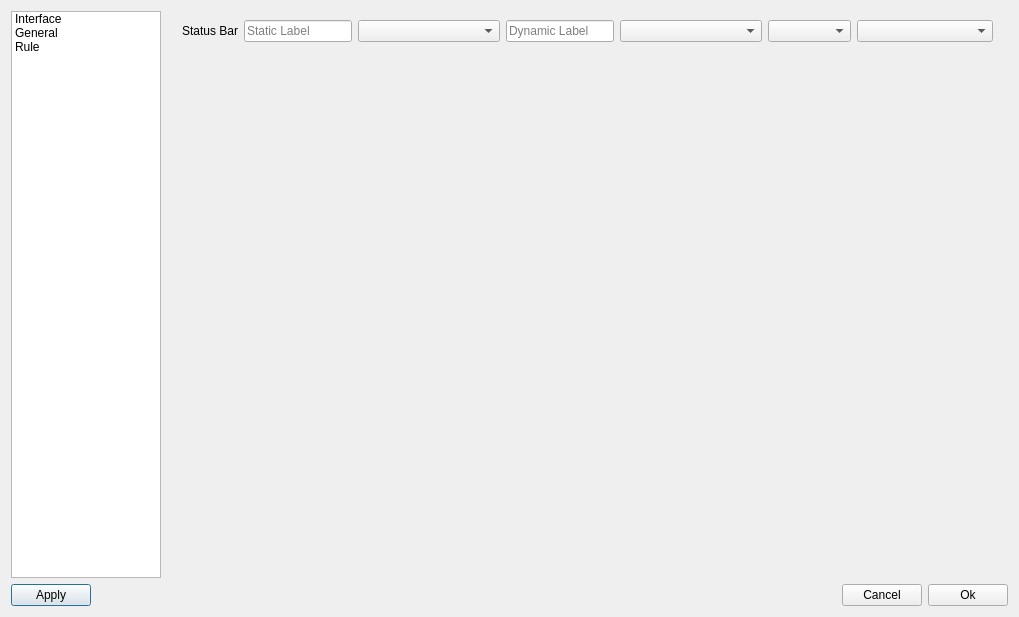
<?xml version="1.0" encoding="UTF-8"?>
<ui version="4.0">
 <class>Preferences</class>
 <widget class="QDialog" name="Preferences">
  <property name="geometry">
   <rect>
    <x>0</x>
    <y>0</y>
    <width>1019</width>
    <height>617</height>
   </rect>
  </property>
  <layout class="QGridLayout" name="gridLayout_2">
   <item row="0" column="0">
    <widget class="QListWidget" name="listWidget">
     <property name="sizePolicy">
      <sizepolicy hsizetype="Fixed" vsizetype="Expanding">
       <horstretch>0</horstretch>
       <verstretch>0</verstretch>
      </sizepolicy>
     </property>
     <property name="maximumSize">
      <size>
       <width>150</width>
       <height>16777215</height>
      </size>
     </property>
     <item>
      <property name="text">
       <string>Interface</string>
      </property>
     </item>
     <item>
      <property name="text">
       <string>General</string>
      </property>
     </item>
     <item>
      <property name="text">
       <string>Rule</string>
      </property>
     </item>
    </widget>
   </item>
   <item row="1" column="0" colspan="4">
    <layout class="QHBoxLayout" name="horizontalLayout">
     <item>
      <widget class="QPushButton" name="pBtnApply">
       <property name="text">
        <string>Apply</string>
       </property>
      </widget>
     </item>
     <item>
      <spacer name="horizontalSpacer">
       <property name="orientation">
        <enum>Qt::Horizontal</enum>
       </property>
       <property name="sizeHint" stdset="0">
        <size>
         <width>40</width>
         <height>20</height>
        </size>
       </property>
      </spacer>
     </item>
     <item>
      <widget class="QPushButton" name="pBtnCancel">
       <property name="text">
        <string>Cancel</string>
       </property>
      </widget>
     </item>
     <item>
      <widget class="QPushButton" name="pBtnOk">
       <property name="text">
        <string>Ok</string>
       </property>
      </widget>
     </item>
    </layout>
   </item>
   <item row="0" column="2">
    <widget class="QStackedWidget" name="stackedWidget">
     <property name="currentIndex">
      <number>2</number>
     </property>
     <widget class="QWidget" name="page">
      <layout class="QGridLayout" name="gridLayout">
       <item row="4" column="1">
        <widget class="QComboBox" name="comboSeparator"/>
       </item>
       <item row="5" column="1">
        <spacer name="verticalSpacer">
         <property name="orientation">
          <enum>Qt::Vertical</enum>
         </property>
         <property name="sizeHint" stdset="0">
          <size>
           <width>20</width>
           <height>367</height>
          </size>
         </property>
        </spacer>
       </item>
       <item row="0" column="1">
        <widget class="QComboBox" name="comboTheme"/>
       </item>
       <item row="2" column="0">
        <widget class="QLabel" name="label_6">
         <property name="text">
          <string>Date Time</string>
         </property>
        </widget>
       </item>
       <item row="3" column="0" rowspan="2">
        <widget class="QLabel" name="label_11">
         <property name="text">
          <string>Separator</string>
         </property>
        </widget>
       </item>
       <item row="0" column="0">
        <widget class="QLabel" name="label_4">
         <property name="text">
          <string>Theme</string>
         </property>
        </widget>
       </item>
       <item row="1" column="1">
        <widget class="QComboBox" name="comboLanguage"/>
       </item>
       <item row="1" column="0">
        <widget class="QLabel" name="label_5">
         <property name="text">
          <string>Language</string>
         </property>
        </widget>
       </item>
       <item row="2" column="1" rowspan="2">
        <widget class="QComboBox" name="comboDateTime"/>
       </item>
       <item row="0" column="2" colspan="2">
        <spacer name="horizontalSpacer_2">
         <property name="orientation">
          <enum>Qt::Horizontal</enum>
         </property>
         <property name="sizeHint" stdset="0">
          <size>
           <width>482</width>
           <height>23</height>
          </size>
         </property>
        </spacer>
       </item>
       <item row="1" column="2" colspan="2">
        <spacer name="horizontalSpacer_3">
         <property name="orientation">
          <enum>Qt::Horizontal</enum>
         </property>
         <property name="sizeHint" stdset="0">
          <size>
           <width>482</width>
           <height>23</height>
          </size>
         </property>
        </spacer>
       </item>
       <item row="4" column="2" colspan="2">
        <spacer name="horizontalSpacer_12">
         <property name="orientation">
          <enum>Qt::Horizontal</enum>
         </property>
         <property name="sizeHint" stdset="0">
          <size>
           <width>440</width>
           <height>20</height>
          </size>
         </property>
        </spacer>
       </item>
       <item row="2" column="2" rowspan="2">
        <widget class="QCheckBox" name="checkHideTime">
         <property name="text">
          <string>Hide Time</string>
         </property>
        </widget>
       </item>
       <item row="2" column="3" rowspan="2">
        <spacer name="horizontalSpacer_11">
         <property name="orientation">
          <enum>Qt::Horizontal</enum>
         </property>
         <property name="sizeHint" stdset="0">
          <size>
           <width>440</width>
           <height>23</height>
          </size>
         </property>
        </spacer>
       </item>
      </layout>
     </widget>
     <widget class="QWidget" name="page_2">
      <layout class="QGridLayout" name="gridLayout_3">
       <item row="5" column="2">
        <widget class="QSpinBox" name="spinRateDecimal"/>
       </item>
       <item row="5" column="0">
        <widget class="QLabel" name="label_9">
         <property name="text">
          <string>Rate Decimal</string>
         </property>
        </widget>
       </item>
       <item row="1" column="4">
        <spacer name="horizontalSpacer_7">
         <property name="orientation">
          <enum>Qt::Horizontal</enum>
         </property>
         <property name="sizeHint" stdset="0">
          <size>
           <width>332</width>
           <height>20</height>
          </size>
         </property>
        </spacer>
       </item>
       <item row="4" column="2">
        <widget class="QSpinBox" name="spinValueDecimal"/>
       </item>
       <item row="1" column="2">
        <widget class="QPushButton" name="pBtnDocumentDir">
         <property name="text">
          <string/>
         </property>
        </widget>
       </item>
       <item row="5" column="3" colspan="2">
        <spacer name="horizontalSpacer_9">
         <property name="orientation">
          <enum>Qt::Horizontal</enum>
         </property>
         <property name="sizeHint" stdset="0">
          <size>
           <width>411</width>
           <height>28</height>
          </size>
         </property>
        </spacer>
       </item>
       <item row="1" column="3">
        <widget class="QPushButton" name="pBtnResetDocumentDir">
         <property name="text">
          <string>Reset</string>
         </property>
        </widget>
       </item>
       <item row="0" column="2">
        <widget class="QComboBox" name="comboBaseUnit"/>
       </item>
       <item row="3" column="3" rowspan="2" colspan="2">
        <spacer name="horizontalSpacer_8">
         <property name="orientation">
          <enum>Qt::Horizontal</enum>
         </property>
         <property name="sizeHint" stdset="0">
          <size>
           <width>332</width>
           <height>20</height>
          </size>
         </property>
        </spacer>
       </item>
       <item row="4" column="0">
        <widget class="QLabel" name="label_8">
         <property name="text">
          <string>Value Decimal</string>
         </property>
        </widget>
       </item>
       <item row="0" column="0">
        <widget class="QLabel" name="label">
         <property name="text">
          <string>Base Unit</string>
         </property>
        </widget>
       </item>
       <item row="1" column="0">
        <widget class="QLabel" name="label_7">
         <property name="text">
          <string>Document Dir</string>
         </property>
        </widget>
       </item>
       <item row="6" column="0">
        <spacer name="verticalSpacer_2">
         <property name="orientation">
          <enum>Qt::Vertical</enum>
         </property>
         <property name="sizeHint" stdset="0">
          <size>
           <width>20</width>
           <height>285</height>
          </size>
         </property>
        </spacer>
       </item>
       <item row="0" column="3" colspan="2">
        <spacer name="horizontalSpacer_5">
         <property name="orientation">
          <enum>Qt::Horizontal</enum>
         </property>
         <property name="sizeHint" stdset="0">
          <size>
           <width>411</width>
           <height>23</height>
          </size>
         </property>
        </spacer>
       </item>
      </layout>
     </widget>
     <widget class="QWidget" name="page_3">
      <layout class="QGridLayout" name="gridLayout_4">
       <item row="0" column="0">
        <layout class="QHBoxLayout" name="horizontalLayout_2">
         <item>
          <widget class="QLabel" name="label_2">
           <property name="text">
            <string>Status Bar</string>
           </property>
          </widget>
         </item>
         <item>
          <widget class="QLineEdit" name="lineStatic">
           <property name="sizePolicy">
            <sizepolicy hsizetype="Preferred" vsizetype="Fixed">
             <horstretch>0</horstretch>
             <verstretch>0</verstretch>
            </sizepolicy>
           </property>
           <property name="placeholderText">
            <string>Static Label</string>
           </property>
          </widget>
         </item>
         <item>
          <widget class="QComboBox" name="comboStatic">
           <property name="sizePolicy">
            <sizepolicy hsizetype="Expanding" vsizetype="Fixed">
             <horstretch>0</horstretch>
             <verstretch>0</verstretch>
            </sizepolicy>
           </property>
           <property name="placeholderText">
            <string>Static Node</string>
           </property>
          </widget>
         </item>
         <item>
          <widget class="QLineEdit" name="lineDynamic">
           <property name="sizePolicy">
            <sizepolicy hsizetype="Preferred" vsizetype="Fixed">
             <horstretch>0</horstretch>
             <verstretch>0</verstretch>
            </sizepolicy>
           </property>
           <property name="placeholderText">
            <string>Dynamic Label</string>
           </property>
          </widget>
         </item>
         <item>
          <widget class="QComboBox" name="comboDynamicLhs">
           <property name="sizePolicy">
            <sizepolicy hsizetype="Expanding" vsizetype="Fixed">
             <horstretch>0</horstretch>
             <verstretch>0</verstretch>
            </sizepolicy>
           </property>
           <property name="placeholderText">
            <string>Dynamic Node Lhs</string>
           </property>
          </widget>
         </item>
         <item>
          <widget class="QComboBox" name="comboOperation">
           <property name="sizePolicy">
            <sizepolicy hsizetype="Preferred" vsizetype="Fixed">
             <horstretch>0</horstretch>
             <verstretch>0</verstretch>
            </sizepolicy>
           </property>
           <property name="placeholderText">
            <string>Operation</string>
           </property>
          </widget>
         </item>
         <item>
          <widget class="QComboBox" name="comboDynamicRhs">
           <property name="placeholderText">
            <string>Dynamic Node Rhs</string>
           </property>
          </widget>
         </item>
        </layout>
       </item>
       <item row="1" column="0">
        <spacer name="verticalSpacer_3">
         <property name="orientation">
          <enum>Qt::Vertical</enum>
         </property>
         <property name="sizeHint" stdset="0">
          <size>
           <width>20</width>
           <height>439</height>
          </size>
         </property>
        </spacer>
       </item>
      </layout>
     </widget>
    </widget>
   </item>
  </layout>
 </widget>
 <resources/>
 <connections>
  <connection>
   <sender>pBtnCancel</sender>
   <signal>clicked()</signal>
   <receiver>Preferences</receiver>
   <slot>reject()</slot>
   <hints>
    <hint type="sourcelabel">
     <x>759</x>
     <y>532</y>
    </hint>
    <hint type="destinationlabel">
     <x>625</x>
     <y>535</y>
    </hint>
   </hints>
  </connection>
 </connections>
</ui>
